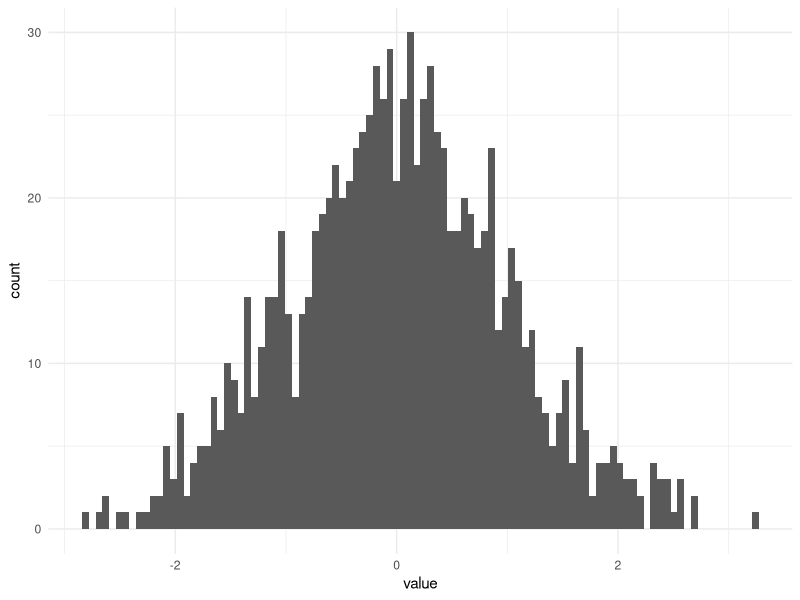
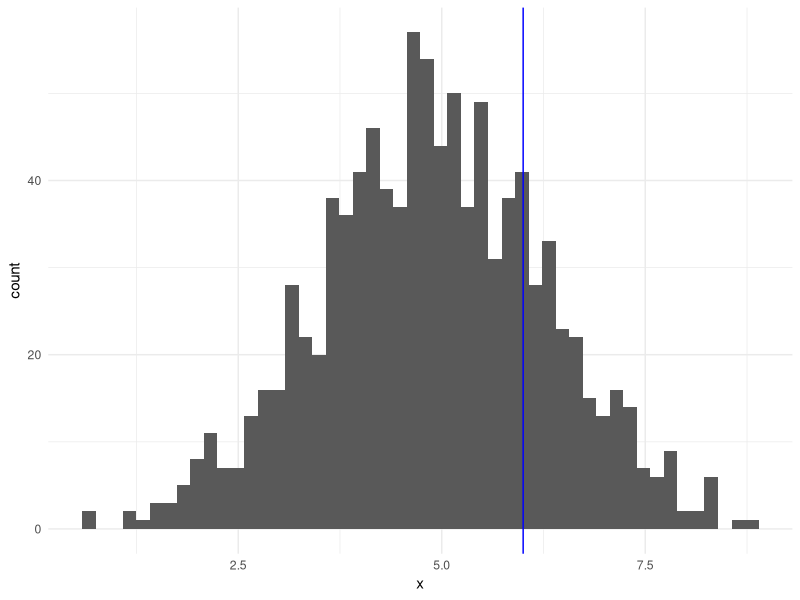
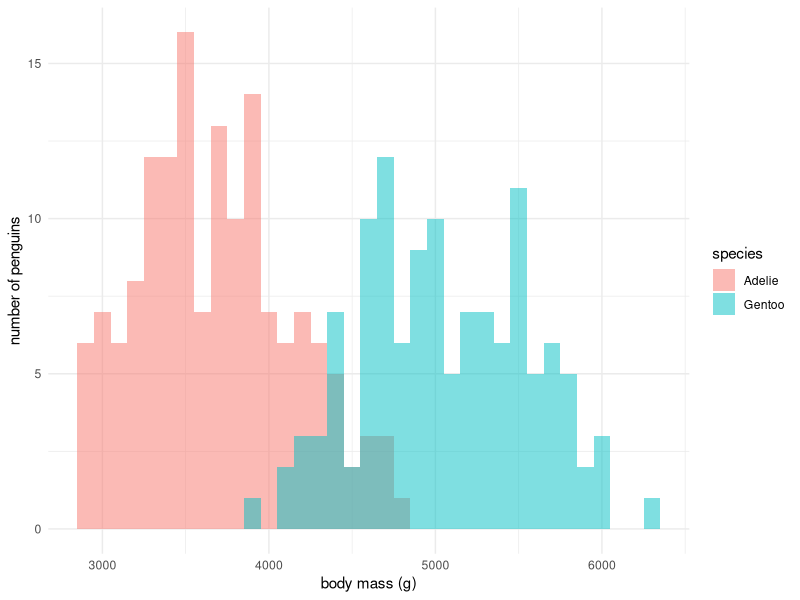
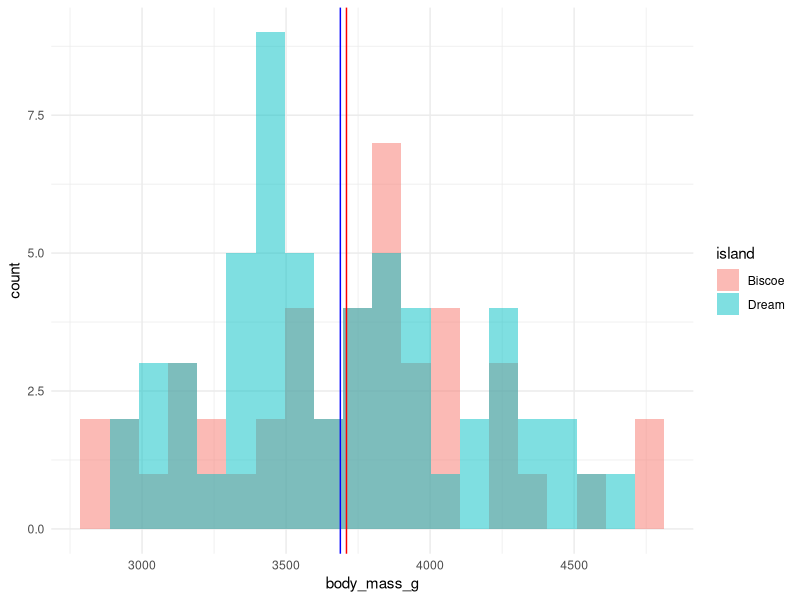
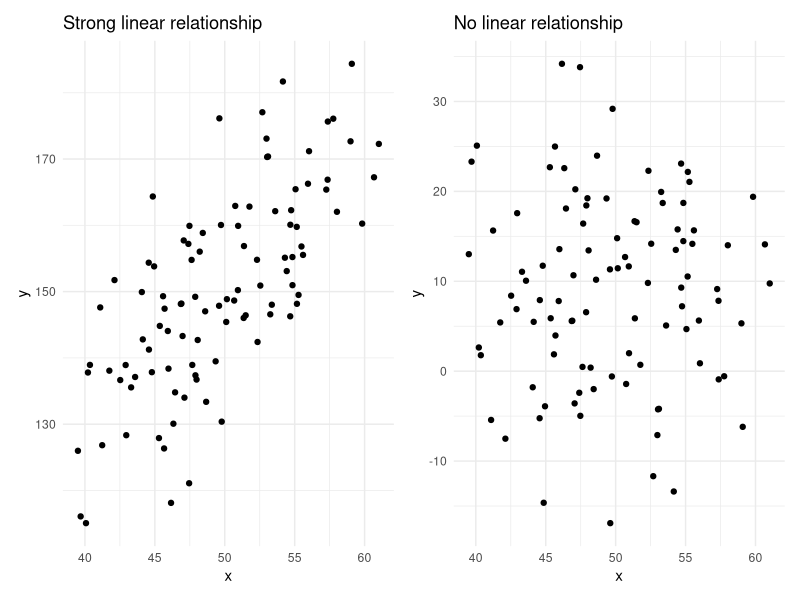
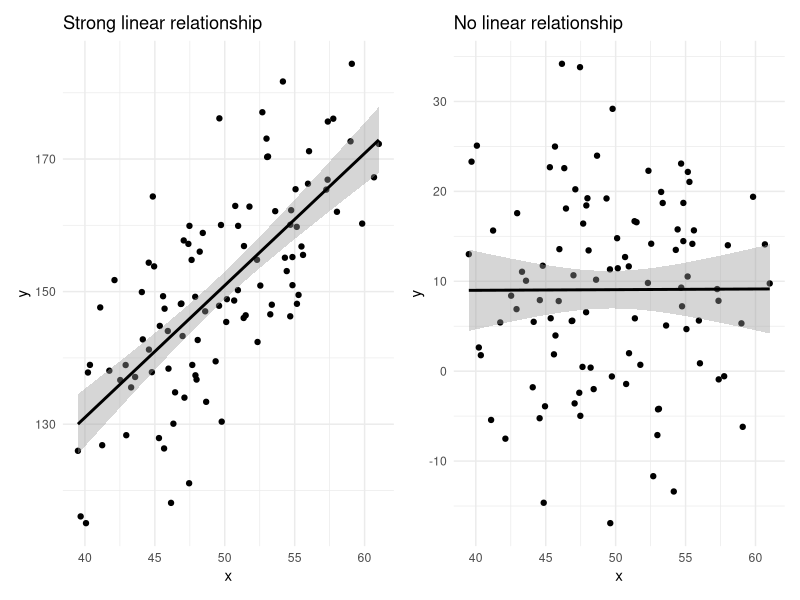
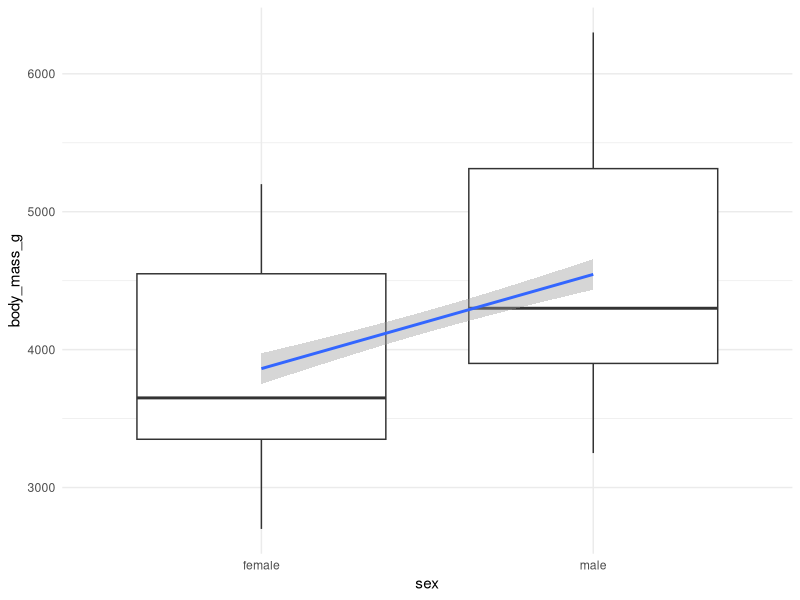

Write the R code that produced these figures, in order.
## ---- chunk 1
knitr::opts_chunk$set(comment = "",
                      fig.align = 'center',
                      out.width = "75%")
## ---- chunk 2

# Load necessary libraries
library(tidyverse)

# Set seed for reproducibility
set.seed(123)

# Generate 1000 random values from a normal distribution
dat <- rnorm(n = 1000,
             mean = 0,
             sd = 1)

# Preview dat
head(dat)
## ---- chunk 3

# Plot our data
tibble(dat) %>%
  ggplot(mapping = aes(x = dat)) +
  geom_histogram(bins = 100) +
  theme_minimal() +
  labs(x = "value")

## ---- chunk 4

# Load the iris data set and set our value of x
df <- iris
unknown_x <- 4.0

## ---- chunk 5

prob.df <- df %>%
  summarise(mean = mean(Petal.Length),
            sd = sd(Petal.Length),
            .by = Species)

head(prob.df)

## ---- chunk 6

prob.df <- prob.df %>%
  mutate(prob = dnorm(x = unknown_x, 
                      mean = mean, 
                      sd = sd) %>%
           round(digits = 3))

prob.df

## ---- chunk 7

# set seed for reproducibility
set.seed(150) 

x <- rnorm(n = 1000,
           mean = 4.93,
           sd = 1.4)

## ---- chunk 8

ggplot(data = tibble(x),
       mapping = aes(x = x)) +
  geom_histogram(bins = 50) +
  geom_vline(xintercept = 6,
             color  = "blue") +
  theme_minimal()

## ---- chunk 9

1 - pnorm(q = 6,
          mean = 4.93,
          sd = 1.4)

## ---- chunk 10

# Load library
library(palmerpenguins)

# Create copy of the data set
df <- penguins
head(df)

## ---- chunk 11

# Create plot
g <- df %>% 
  filter(species %in% c("Adelie", "Gentoo"),
         !is.na(body_mass_g)) %>%
  ggplot(mapping = aes(x = body_mass_g, 
                       fill = species)) +
  geom_histogram(binwidth = 100, 
                 alpha = 0.5, 
                 position = "identity") +
  theme_minimal() +
  labs(x = "body mass (g)",
       y = "number of penguins",
       fill = "species")

# Print plot
g

## ---- chunk 12

# Create vectors of body mass adelie penguins
adelie <- df %>%
  filter(species == "Adelie") %>%
  pull(body_mass_g)

# Preview adelie
head(adelie)

## ---- chunk 13

# Create vectors of body mass adelie penguins
gentoo <- df %>%
  filter(species == "Gentoo") %>%
  pull(body_mass_g)

# Preview gentoo
head(gentoo)

## ---- chunk 14

# Perform t-test
t.test(x = adelie, 
       y = gentoo, 
       var.equal = FALSE)

## ---- chunk 15

# Create a new copy of penguins
df <- penguins

## ---- chunk 16

# Extract Biscoe Adelie body mass
biscoe <- df %>%
  filter(species == "Adelie",
         island == "Biscoe") %>%
  pull(body_mass_g)

# Extract Dream Adelie body mass
dream <- df %>%
  filter(species == "Adelie",
         island == "Dream") %>%
  pull(body_mass_g)

## ---- chunk 17

t.test(x = biscoe,
       y = dream,
       var.equal = FALSE)

## ---- chunk 18

# Extract mean for each island:
biscoe_mean <- mean(biscoe, 
                    na.rm = TRUE)

dream_mean <- mean(dream, 
                   na.rm = TRUE)

# Subset data, then plot
df %>%
  filter(species == "Adelie",
         island %in% c("Biscoe","Dream")) %>% 
  ggplot(mapping = aes(x = body_mass_g, 
                       fill = island)) +
  geom_histogram(bins = 20,
                 alpha = 0.5,
                 position = "identity") +
  geom_vline(xintercept = biscoe_mean,
             color = "red") +
  geom_vline(xintercept = dream_mean,
             color = "blue") +
  theme_minimal()

## ---- chunk 19

# Set random seed
set.seed(500)

# Simulate x and y with a known dependency of y on x
x <- rnorm(n = 100, mean = 50, sd = 5)
y <- 50 + (2*x) - rnorm(n = 100, mean = 0, sd = 10)

df.strong <- data.frame(x = x,
                        y = y)

# Preview df.strong
head(df.strong)

## ---- chunk 20

# Set random seed
set.seed(500)

# Simulate x and y without any dependency
x <- rnorm(n = 100, mean = 50, sd = 5)
y <- rnorm(n = 100, mean = 10, sd = 10)

df.null <- data.frame(x = x,
                      y = y)

# Preview df.null
head(df.null)

## ---- chunk 21

# Load patchwork
library(patchwork)

# Generate the plots
g.strong <- df.strong %>%
  ggplot(mapping = aes(x = x,
                       y = y)) +
  geom_point() +
  theme_minimal() +
  labs(x = "x",
       y = "y",
       title = "Strong linear relationship")

g.null <- df.null %>%
  ggplot(mapping = aes(x = x,
                       y = y)) +
  geom_point() +
  theme_minimal() +
  labs(x = "x",
       y = "y",
       title = "No linear relationship")

## ---- chunk 22

# Plot the two panels side-by-side
(g.strong | g.null)

## ---- chunk 23

lm(data = df.strong,
   formula = y ~ x) %>%
  summary()

## ---- chunk 24

# Perform linear regression on the "null" simulated data
lm(data = df.null,
   formula = y ~ x) %>%
  summary()

## ---- chunk 25

# Update our plots with trend lines
g.strong <- g.strong +
  geom_smooth(method = "lm", 
              formula = y ~ x,
              color = "black") 

g.null <- g.null +
  geom_smooth(method = "lm", 
              formula = y ~ x,
              color = "black")

# Plot the two panels side-by-side usign the `patchwork` syntax
(g.strong | g.null)

## ---- chunk 26

# Load data for this section
df <- penguins

## ---- chunk 27

df <- df %>%
  filter(!is.na(body_mass_g),
         !is.na(sex))

## ---- chunk 28

lm(data = df,
   formula = body_mass_g ~ sex) %>%
  summary()

## ---- chunk 29

ggplot(df,
       mapping = aes(x = sex, y = body_mass_g)) +
  geom_boxplot() +
  geom_smooth(method = "lm",
              formula = y ~ x,
              mapping = aes(group = 1)) +
  theme_minimal()
